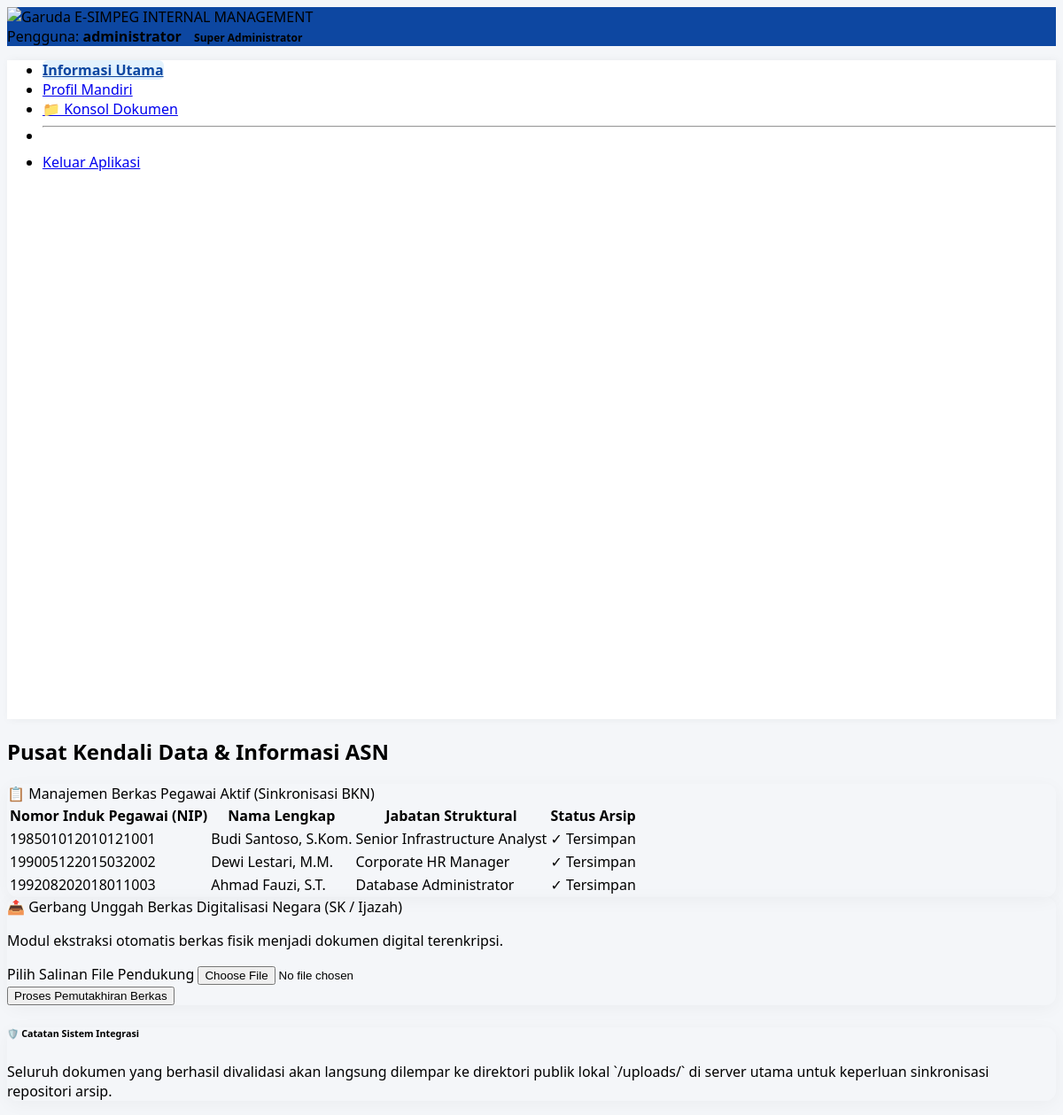
Page /dashboard.php (signed in) on the committed database.
### tables this page shows
CREATE TABLE IF NOT EXISTS pegawai (
    id INT AUTO_INCREMENT PRIMARY KEY,
    nama VARCHAR(100) NOT NULL,
    nip VARCHAR(50) NOT NULL,
    jabatan VARCHAR(100) NOT NULL,
    foto VARCHAR(255) DEFAULT NULL,
    created_at TIMESTAMP DEFAULT CURRENT_TIMESTAMP
);

### src/dashboard.php (the view, shortened to what this page needs)
<?php
include 'db.php';
$user_role = isset($_SESSION['role']) ? $_SESSION['role'] : 'guest';
$query_pegawai = "SELECT * FROM pegawai";
$result_pegawai = mysqli_query($conn, $query_pegawai);
?>
<!DOCTYPE html>
<html lang="id">
<head>
    <link href="https://jsdelivr.net" rel="stylesheet">
</head>
<body>
<nav class="navbar navbar-expand-lg navbar-dark navbar-gov shadow-sm sticky-top">
    <div class="container-fluid">
        <span class="navbar-brand fw-bold d-flex align-items-center fs-6">
            <img src="https://wikimedia.org" alt="Garuda" width="28" class="me-2">
            E-SIMPEG INTERNAL MANAGEMENT
        </span>
        <div class="d-flex align-items-center text-white small">
            <span class="me-2 d-none d-sm-inline">Pengguna: <strong><?php echo htmlspecialchars($_SESSION['admin']); ?></strong></span>
            <?php if ($user_role === 'admin'): ?>
                <span class="badge bg-danger role-badge">Super Administrator</span>
            <?php else: ?>
                <span class="badge bg-secondary role-badge">Akses Terbatas (Guest)</span>
            <?php endif; ?>
        </div>
    </div>
</nav>
<div class="container-fluid">
    <div class="row">
        <div class="col-md-3 col-lg-2 sidebar p-3 d-none d-md-block">
            <ul class="nav flex-column gap-2">
                <li class="nav-item"><a class="nav-link text-dark active" href="#">Informasi Utama</a></li>
                <li class="nav-item"><a class="nav-link text-muted disabled" href="#">Profil Mandiri</a></li>
                <?php if ($user_role === 'admin'): ?>
                <li class="nav-item"><a class="nav-link text-primary fw-bold" href="#">📁 Konsol Dokumen</a></li>
                <?php endif; ?>
                <li><hr class="text-black-50"></li>
                <li class="nav-item"><a class="nav-link text-danger fw-bold" href="logout.php">Keluar Aplikasi</a></li>
            </ul>
        </div>
        <div class="col-md-9 col-lg-10 p-4">
            <?php if ($user_role !== 'admin'): ?>
                <div class="alert alert-warning card-custom p-4 mb-4" role="alert">
                    <h4 class="alert-heading fw-bold text-dark">⚠️ Hak Akses Akun Terbatas</h4>
                    <p class="m-0 text-secondary">Sistem mendeteksi Anda masuk menggunakan kredensial umum / *Guest Account*. Akun ini **tidak memiliki izin operasional** untuk mengelola data aparatur sipil negara, melihat log kepegawaian, ataupun melakukan unggah berkas digitalisasi dokumen negara.</p>
                </div>
                <div class="card card-custom bg-white p-4 text-center my-5">
                    <div class="fs-1 mb-2">🔒</div>
                    <h5 class="fw-bold text-secondary">Modul Administrasi Terkunci</h5>
                    <p class="text-muted small mx-auto" style="max-width: 500px;">Silakan gunakan otentikasi akun tingkat tinggi (Administrator Infrastruktur) untuk membuka fitur pengelolaan berkas kepegawaian nasional.</p>
                </div>
            <?php else: ?>
                <div class="d-flex justify-content-between flex-wrap flex-md-nowrap align-items-center pb-2 mb-3 border-bottom">
                    <h2 class="h3 text-secondary fw-bold">Pusat Kendali Data & Informasi ASN</h2>
                </div>
                <div class="card card-custom mb-4 bg-white">
                    <div class="card-header bg-white fw-bold text-primary py-3 border-0">
                        📋 Manajemen Berkas Pegawai Aktif (Sinkronisasi BKN)
                    </div>
                    <div class="card-body p-0">
                        <div class="table-responsive">
                            <table class="table table-hover align-middle mb-0">
                                <thead class="table-light">
                                    <tr>
                                        <th class="ps-4">Nomor Induk Pegawai (NIP)</th>
                                        <th>Nama Lengkap</th>
                                        <th>Jabatan Struktural</th>
                                        <th>Status Arsip</th>
                                    </tr>
                                </thead>
                                <tbody>
                                    <?php if ($result_pegawai && mysqli_num_rows($result_pegawai) > 0): ?>
                                        <?php while($row = mysqli_fetch_assoc($result_pegawai)): ?>
                                            <tr>
                                                <td class="ps-4 fw-bold text-secondary"><?php echo $row['nip']; ?></td>
                                                <td><?php echo $row['nama']; ?></td>
                                                <td><span class="badge bg-light text-dark border"><?php echo $row['jabatan']; ?></span></td>
                                                <td><span class="text-success small fw-bold">✓ Tersimpan</span></td>
                                            </tr>
                                        <?php endwhile; ?>
                                    <?php endif; ?>
                                </tbody>
                            </table>
                        </div>
                    </div>
                </div>
                <div class="row">
                    <div class="col-lg-7">
                        <div class="card card-custom mb-4 bg-white border border-danger-subtle">
                            <div class="card-header bg-danger text-white fw-bold py-3">
                                📤 Gerbang Unggah Berkas Digitalisasi Negara (SK / Ijazah)
                            </div>
                            <div class="card-body p-4">
                                <p class="text-muted small">Modul ekstraksi otomatis berkas fisik menjadi dokumen digital terenkripsi.</p>
                                <form method="POST" action="" enctype="multipart/form-data" onsubmit="return validateForm()">
                                    <div class="mb-4">
                                        <label for="dokumen" class="form-label small fw-bold text-secondary">Pilih Salinan File Pendukung</label>
                                        <input class="form-control form-control-lg fs-6 shadow-sm" type="file" id="dokumen" name="dokumen" required>
                                    </div>
                                    <button type="submit" name="upload" class="btn btn-primary fw-bold shadow px-4">Proses Pemutakhiran Berkas</button>
                                </form>
                            </div>
                        </div>
                    </div>
                    <div class="col-lg-5">
                        <div class="card card-custom bg-dark text-white-50 p-4 border-0">
                            <h6 class="fw-bold text-warning text-uppercase mb-2 small">🛡️ Catatan Sistem Integrasi</h6>
                            <p class="small mb-0">Seluruh dokumen yang berhasil divalidasi akan langsung dilempar ke direktori publik lokal `/uploads/` di server utama untuk keperluan sinkronisasi repositori arsip.</p>
                        </div>
                    </div>
                </div>
            <?php endif; ?>
        </div>
    </div>
</div>

### src/dashboard.php (style rules this page uses)
body { background-color: #f4f6f9; font-family: 'Segoe UI', sans-serif; }
.navbar-gov { background-color: #0d47a1; }
.sidebar { background-color: #ffffff; min-height: calc(100vh - 56px); box-shadow: 2px 0 10px rgba(0,0,0,0.05); }
.card-custom { border: none; border-radius: 12px; box-shadow: 0 4px 20px rgba(0,0,0,0.04); }
.nav-link.active { background-color: #e3f2fd; color: #0d47a1 !important; font-weight: bold; border-radius: 6px; }
.role-badge { font-size: 0.75rem; padding: 4px 10px; border-radius: 20px; font-weight: bold; }

### rows in the picture
pegawai: nip "198501012010121001", nama "Budi Santoso, S.Kom.", jabatan "Senior Infrastructure Analyst"
pegawai: nip "199005122015032002", nama "Dewi Lestari, M.M.", jabatan "Corporate HR Manager"
pegawai: nip "199208202018011003", nama "Ahmad Fauzi, S.T.", jabatan "Database Administrator"

### other values in the picture
$_SESSION['admin'] "administrator"
